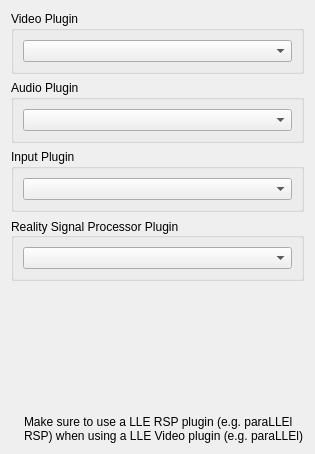
             <widget class="QWidget" name="innerGamePluginsTab">
              <attribute name="title">
               <string>Plugins</string>
              </attribute>
              <layout class="QVBoxLayout" name="verticalLayout_16">
               <item>
                <widget class="QGroupBox" name="groupBox_19">
                 <property name="enabled">
                  <bool>true</bool>
                 </property>
                 <property name="title">
                  <string>Video Plugin</string>
                 </property>
                 <property name="checkable">
                  <bool>false</bool>
                 </property>
                 <property name="checked">
                  <bool>false</bool>
                 </property>
                 <layout class="QHBoxLayout" name="horizontalLayout_56">
                  <item>
                   <widget class="QComboBox" name="gameVideoPluginsComboBox">
                    <property name="sizePolicy">
                     <sizepolicy hsizetype="Expanding" vsizetype="Fixed">
                      <horstretch>0</horstretch>
                      <verstretch>0</verstretch>
                     </sizepolicy>
                    </property>
                   </widget>
                  </item>
                 </layout>
                </widget>
               </item>
               <item>
                <widget class="QGroupBox" name="groupBox_16">
                 <property name="enabled">
                  <bool>true</bool>
                 </property>
                 <property name="title">
                  <string>Audio Plugin</string>
                 </property>
                 <property name="checkable">
                  <bool>false</bool>
                 </property>
                 <property name="checked">
                  <bool>false</bool>
                 </property>
                 <layout class="QHBoxLayout" name="horizontalLayout_55">
                  <item>
                   <widget class="QComboBox" name="gameAudioPluginsComboBox">
                    <property name="sizePolicy">
                     <sizepolicy hsizetype="Expanding" vsizetype="Fixed">
                      <horstretch>0</horstretch>
                      <verstretch>0</verstretch>
                     </sizepolicy>
                    </property>
                   </widget>
                  </item>
                 </layout>
                </widget>
               </item>
               <item>
                <widget class="QGroupBox" name="groupBox_20">
                 <property name="enabled">
                  <bool>true</bool>
                 </property>
                 <property name="title">
                  <string>Input Plugin</string>
                 </property>
                 <property name="checkable">
                  <bool>false</bool>
                 </property>
                 <property name="checked">
                  <bool>false</bool>
                 </property>
                 <layout class="QHBoxLayout" name="horizontalLayout_57">
                  <item>
                   <widget class="QComboBox" name="gameInputPluginsComboBox">
                    <property name="sizePolicy">
                     <sizepolicy hsizetype="Expanding" vsizetype="Fixed">
                      <horstretch>0</horstretch>
                      <verstretch>0</verstretch>
                     </sizepolicy>
                    </property>
                   </widget>
                  </item>
                 </layout>
                </widget>
               </item>
               <item>
                <widget class="QGroupBox" name="groupBox_21">
                 <property name="enabled">
                  <bool>true</bool>
                 </property>
                 <property name="title">
                  <string>Reality Signal Processor Plugin</string>
                 </property>
                 <property name="alignment">
                  <set>Qt::AlignmentFlag::AlignLeading|Qt::AlignmentFlag::AlignLeft|Qt::AlignmentFlag::AlignVCenter</set>
                 </property>
                 <property name="flat">
                  <bool>false</bool>
                 </property>
                 <property name="checkable">
                  <bool>false</bool>
                 </property>
                 <property name="checked">
                  <bool>false</bool>
                 </property>
                 <layout class="QHBoxLayout" name="horizontalLayout_58">
                  <item>
                   <widget class="QComboBox" name="gameRspPluginsComboBox">
                    <property name="sizePolicy">
                     <sizepolicy hsizetype="Expanding" vsizetype="Fixed">
                      <horstretch>0</horstretch>
                      <verstretch>0</verstretch>
                     </sizepolicy>
                    </property>
                   </widget>
                  </item>
                 </layout>
                </widget>
               </item>
               <item>
                <spacer name="verticalSpacer_10">
                 <property name="orientation">
                  <enum>Qt::Orientation::Vertical</enum>
                 </property>
                 <property name="sizeHint" stdset="0">
                  <size>
                   <width>20</width>
                   <height>128</height>
                  </size>
                 </property>
                </spacer>
               </item>
               <item>
                <layout class="QHBoxLayout" name="emulationInfoLayout_6">
                 <item>
                  <widget class="QLabel" name="infoIconLabel_8">
                   <property name="sizePolicy">
                    <sizepolicy hsizetype="Minimum" vsizetype="Preferred">
                     <horstretch>0</horstretch>
                     <verstretch>0</verstretch>
                    </sizepolicy>
                   </property>
                   <property name="text">
                    <string/>
                   </property>
                   <property name="pixmap">
                    <pixmap>:/newPrefix/Resource/Info.ico</pixmap>
                   </property>
                   <property name="wordWrap">
                    <bool>false</bool>
                   </property>
                  </widget>
                 </item>
                 <item>
                  <widget class="QLabel" name="label_68">
                   <property name="sizePolicy">
                    <sizepolicy hsizetype="Expanding" vsizetype="Minimum">
                     <horstretch>0</horstretch>
                     <verstretch>0</verstretch>
                    </sizepolicy>
                   </property>
                   <property name="midLineWidth">
                    <number>1</number>
                   </property>
                   <property name="text">
                    <string>Make sure to use a LLE RSP plugin (e.g. paraLLEl RSP) when using a LLE Video plugin (e.g. paraLLEl)</string>
                   </property>
                   <property name="textFormat">
                    <enum>Qt::TextFormat::PlainText</enum>
                   </property>
                   <property name="wordWrap">
                    <bool>true</bool>
                   </property>
                  </widget>
                 </item>
                </layout>
               </item>
              </layout>
             </widget>
